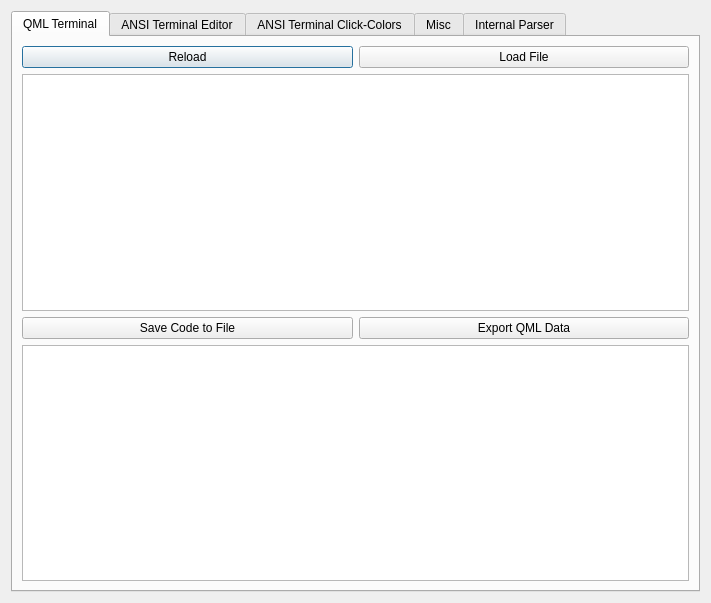
<?xml version="1.0" encoding="UTF-8"?>
<ui version="4.0">
 <class>DeveloperOptions</class>
 <widget class="QDialog" name="DeveloperOptions">
  <property name="geometry">
   <rect>
    <x>0</x>
    <y>0</y>
    <width>711</width>
    <height>603</height>
   </rect>
  </property>
  <property name="windowTitle">
   <string>Developer Options</string>
  </property>
  <property name="sizeGripEnabled">
   <bool>false</bool>
  </property>
  <property name="modal">
   <bool>false</bool>
  </property>
  <layout class="QVBoxLayout" name="verticalLayout_2">
   <item>
    <widget class="QTabWidget" name="tabWidget">
     <property name="currentIndex">
      <number>0</number>
     </property>
     <widget class="QWidget" name="tab_3">
      <attribute name="title">
       <string>QML Terminal</string>
      </attribute>
      <layout class="QGridLayout" name="gridLayout_3">
       <item row="0" column="0">
        <widget class="QPushButton" name="pushButtonQmlReload">
         <property name="toolTip">
          <string>&lt;html&gt;&lt;head/&gt;&lt;body&gt;&lt;p&gt;Reload current file&lt;/p&gt;&lt;/body&gt;&lt;/html&gt;</string>
         </property>
         <property name="text">
          <string>Reload</string>
         </property>
         <property name="icon">
          <iconset resource="../../resources.qrc">
           <normaloff>:/images/icons/reload.png</normaloff>:/images/icons/reload.png</iconset>
         </property>
         <property name="iconSize">
          <size>
           <width>30</width>
           <height>30</height>
          </size>
         </property>
        </widget>
       </item>
       <item row="0" column="1">
        <widget class="QPushButton" name="pushButtonQmlLoad">
         <property name="toolTip">
          <string>&lt;html&gt;&lt;head/&gt;&lt;body&gt;&lt;p&gt;Load qml file&lt;/p&gt;&lt;/body&gt;&lt;/html&gt;</string>
         </property>
         <property name="text">
          <string>Load File</string>
         </property>
         <property name="icon">
          <iconset resource="../../resources.qrc">
           <normaloff>:/images/icons/load.png</normaloff>:/images/icons/load.png</iconset>
         </property>
         <property name="iconSize">
          <size>
           <width>30</width>
           <height>30</height>
          </size>
         </property>
        </widget>
       </item>
       <item row="2" column="0">
        <widget class="QPushButton" name="pushButtonQmlSave">
         <property name="toolTip">
          <string>&lt;html&gt;&lt;head/&gt;&lt;body&gt;&lt;p&gt;Load qml file&lt;/p&gt;&lt;/body&gt;&lt;/html&gt;</string>
         </property>
         <property name="text">
          <string>Save Code to File</string>
         </property>
         <property name="icon">
          <iconset resource="../../resources.qrc">
           <normaloff>:/images/icons/save.png</normaloff>:/images/icons/save.png</iconset>
         </property>
         <property name="iconSize">
          <size>
           <width>30</width>
           <height>30</height>
          </size>
         </property>
        </widget>
       </item>
       <item row="3" column="0" colspan="2">
        <widget class="QPlainTextEdit" name="plainTextEditQmlLog">
         <property name="sizePolicy">
          <sizepolicy hsizetype="Expanding" vsizetype="Expanding">
           <horstretch>0</horstretch>
           <verstretch>0</verstretch>
          </sizepolicy>
         </property>
         <property name="minimumSize">
          <size>
           <width>0</width>
           <height>100</height>
          </size>
         </property>
         <property name="lineWrapMode">
          <enum>QPlainTextEdit::NoWrap</enum>
         </property>
         <property name="readOnly">
          <bool>true</bool>
         </property>
         <property name="placeholderText">
          <string/>
         </property>
        </widget>
       </item>
       <item row="2" column="1">
        <widget class="QPushButton" name="pushButtonQmlExport">
         <property name="toolTip">
          <string>&lt;html&gt;&lt;head/&gt;&lt;body&gt;&lt;p&gt;Export qml file in compressed and encoded format&lt;/p&gt;&lt;/body&gt;&lt;/html&gt;</string>
         </property>
         <property name="text">
          <string>Export QML Data</string>
         </property>
         <property name="icon">
          <iconset resource="../../resources.qrc">
           <normaloff>:/images/icons/send.png</normaloff>:/images/icons/send.png</iconset>
         </property>
         <property name="iconSize">
          <size>
           <width>30</width>
           <height>30</height>
          </size>
         </property>
        </widget>
       </item>
       <item row="1" column="0" colspan="2">
        <widget class="QListWidget" name="listWidgetQMLFiles">
         <property name="selectionMode">
          <enum>QAbstractItemView::SingleSelection</enum>
         </property>
         <property name="textElideMode">
          <enum>Qt::ElideLeft</enum>
         </property>
         <property name="selectionRectVisible">
          <bool>true</bool>
         </property>
        </widget>
       </item>
      </layout>
     </widget>
     <widget class="QWidget" name="tab_2">
      <attribute name="title">
       <string>ANSI Terminal Editor</string>
      </attribute>
      <layout class="QGridLayout" name="gridLayout">
       <item row="0" column="0" colspan="2">
        <layout class="QHBoxLayout" name="horizontalLayout_34">
         <property name="spacing">
          <number>3</number>
         </property>
         <item>
          <widget class="QPushButton" name="pushButtonTerminalDebug">
           <property name="sizePolicy">
            <sizepolicy hsizetype="Preferred" vsizetype="Preferred">
             <horstretch>0</horstretch>
             <verstretch>0</verstretch>
            </sizepolicy>
           </property>
           <property name="toolTip">
            <string>&lt;html&gt;&lt;head/&gt;&lt;body&gt;&lt;p&gt;Debug mode&lt;/p&gt;&lt;/body&gt;&lt;/html&gt;</string>
           </property>
           <property name="text">
            <string>Show Grid and Cursor</string>
           </property>
           <property name="icon">
            <iconset resource="../../resources.qrc">
             <normaloff>:/images/icons/terminalDebug.png</normaloff>:/images/icons/terminalDebug.png</iconset>
           </property>
           <property name="iconSize">
            <size>
             <width>30</width>
             <height>30</height>
            </size>
           </property>
           <property name="checkable">
            <bool>true</bool>
           </property>
          </widget>
         </item>
         <item>
          <widget class="QPushButton" name="pushButtonClearAnsiTerminal">
           <property name="sizePolicy">
            <sizepolicy hsizetype="Preferred" vsizetype="Preferred">
             <horstretch>0</horstretch>
             <verstretch>0</verstretch>
            </sizepolicy>
           </property>
           <property name="toolTip">
            <string>Clear terminal</string>
           </property>
           <property name="text">
            <string>Clear (and show if hidden)</string>
           </property>
           <property name="icon">
            <iconset resource="../../resources.qrc">
             <normaloff>:/images/icons/clear.png</normaloff>:/images/icons/clear.png</iconset>
           </property>
           <property name="iconSize">
            <size>
             <width>30</width>
             <height>30</height>
            </size>
           </property>
          </widget>
         </item>
        </layout>
       </item>
       <item row="1" column="0">
        <widget class="QTextEdit" name="textEditTerminalDebug">
         <property name="sizePolicy">
          <sizepolicy hsizetype="Expanding" vsizetype="Expanding">
           <horstretch>0</horstretch>
           <verstretch>0</verstretch>
          </sizepolicy>
         </property>
         <property name="autoFillBackground">
          <bool>false</bool>
         </property>
         <property name="inputMethodHints">
          <set>Qt::ImhMultiLine</set>
         </property>
         <property name="horizontalScrollBarPolicy">
          <enum>Qt::ScrollBarAlwaysOff</enum>
         </property>
         <property name="acceptRichText">
          <bool>false</bool>
         </property>
         <property name="textInteractionFlags">
          <set>Qt::TextEditorInteraction</set>
         </property>
        </widget>
       </item>
       <item row="1" column="1" rowspan="2">
        <widget class="QListWidget" name="listWidgetTerminalCodeList">
         <property name="sizePolicy">
          <sizepolicy hsizetype="Preferred" vsizetype="Preferred">
           <horstretch>0</horstretch>
           <verstretch>0</verstretch>
          </sizepolicy>
         </property>
         <property name="minimumSize">
          <size>
           <width>0</width>
           <height>0</height>
          </size>
         </property>
         <property name="horizontalScrollBarPolicy">
          <enum>Qt::ScrollBarAlwaysOff</enum>
         </property>
         <property name="sizeAdjustPolicy">
          <enum>QAbstractScrollArea::AdjustToContents</enum>
         </property>
         <item>
          <property name="text">
           <string>2J Clear all</string>
          </property>
         </item>
         <item>
          <property name="text">
           <string>3?m Font color</string>
          </property>
         </item>
         <item>
          <property name="text">
           <string>4?m Back color</string>
          </property>
         </item>
         <item>
          <property name="text">
           <string>0m Reset style</string>
          </property>
         </item>
         <item>
          <property name="text">
           <string>1m Bold</string>
          </property>
         </item>
         <item>
          <property name="text">
           <string>4m Underline</string>
          </property>
         </item>
         <item>
          <property name="text">
           <string>7m Invert colors</string>
          </property>
         </item>
         <item>
          <property name="text">
           <string>A Up</string>
          </property>
         </item>
         <item>
          <property name="text">
           <string>B Down</string>
          </property>
         </item>
         <item>
          <property name="text">
           <string>C Right</string>
          </property>
         </item>
         <item>
          <property name="text">
           <string>D Left</string>
          </property>
         </item>
         <item>
          <property name="text">
           <string>0J Clear down</string>
          </property>
         </item>
         <item>
          <property name="text">
           <string>1J Clear up</string>
          </property>
         </item>
         <item>
          <property name="text">
           <string>2K Clear line</string>
          </property>
         </item>
         <item>
          <property name="text">
           <string>0K Clear line right</string>
          </property>
         </item>
         <item>
          <property name="text">
           <string>1K Clear line left</string>
          </property>
         </item>
         <item>
          <property name="text">
           <string>E Next line</string>
          </property>
         </item>
         <item>
          <property name="text">
           <string>F Previous line</string>
          </property>
         </item>
         <item>
          <property name="text">
           <string>s Save position</string>
          </property>
         </item>
         <item>
          <property name="text">
           <string>u Load position</string>
          </property>
         </item>
         <item>
          <property name="text">
           <string>\n New line</string>
          </property>
         </item>
         <item>
          <property name="text">
           <string>\r Carriage return</string>
          </property>
         </item>
         <item>
          <property name="text">
           <string>\b Backspace</string>
          </property>
         </item>
         <item>
          <property name="text">
           <string>\e Escape</string>
          </property>
         </item>
         <item>
          <property name="text">
           <string>\a Bell</string>
          </property>
         </item>
         <item>
          <property name="text">
           <string>\t Tabulator</string>
          </property>
         </item>
        </widget>
       </item>
       <item row="2" column="0">
        <layout class="QVBoxLayout" name="verticalLayout_3">
         <property name="spacing">
          <number>3</number>
         </property>
         <item>
          <widget class="QPushButton" name="pushButtonTerminalDebugSend">
           <property name="text">
            <string>Apply to terminal</string>
           </property>
           <property name="icon">
            <iconset resource="../../resources.qrc">
             <normaloff>:/images/icons/send.png</normaloff>:/images/icons/send.png</iconset>
           </property>
          </widget>
         </item>
         <item>
          <widget class="QPushButton" name="pushButtonTerminalDebugShift">
           <property name="text">
            <string>Shift position command</string>
           </property>
           <property name="icon">
            <iconset resource="../../resources.qrc">
             <normaloff>:/images/icons/deltaY.png</normaloff>:/images/icons/deltaY.png</iconset>
           </property>
          </widget>
         </item>
         <item>
          <widget class="QPushButton" name="pushButtonTerminalInputCopy">
           <property name="sizePolicy">
            <sizepolicy hsizetype="Preferred" vsizetype="Preferred">
             <horstretch>0</horstretch>
             <verstretch>0</verstretch>
            </sizepolicy>
           </property>
           <property name="text">
            <string>Copy to use in firmware</string>
           </property>
           <property name="icon">
            <iconset resource="../../resources.qrc">
             <normaloff>:/images/icons/copy.png</normaloff>:/images/icons/copy.png</iconset>
           </property>
          </widget>
         </item>
         <item>
          <widget class="QPushButton" name="pushButtonTerminalInputClear">
           <property name="sizePolicy">
            <sizepolicy hsizetype="Preferred" vsizetype="Preferred">
             <horstretch>0</horstretch>
             <verstretch>0</verstretch>
            </sizepolicy>
           </property>
           <property name="text">
            <string>Clear text</string>
           </property>
           <property name="icon">
            <iconset resource="../../resources.qrc">
             <normaloff>:/images/icons/clear.png</normaloff>:/images/icons/clear.png</iconset>
           </property>
          </widget>
         </item>
        </layout>
       </item>
      </layout>
     </widget>
     <widget class="QWidget" name="tab">
      <attribute name="title">
       <string>ANSI Terminal Click-Colors</string>
      </attribute>
      <layout class="QVBoxLayout" name="verticalLayout">
       <item>
        <widget class="QLabel" name="label_12">
         <property name="sizePolicy">
          <sizepolicy hsizetype="Preferred" vsizetype="Maximum">
           <horstretch>0</horstretch>
           <verstretch>0</verstretch>
          </sizepolicy>
         </property>
         <property name="text">
          <string>Clickable colors</string>
         </property>
        </widget>
       </item>
       <item>
        <layout class="QHBoxLayout" name="horizontalLayout">
         <item>
          <widget class="QLabel" name="label">
           <property name="text">
            <string>Mode: </string>
           </property>
          </widget>
         </item>
         <item>
          <widget class="QComboBox" name="comboBoxTerminalColorListMode">
           <property name="sizePolicy">
            <sizepolicy hsizetype="Expanding" vsizetype="Fixed">
             <horstretch>0</horstretch>
             <verstretch>0</verstretch>
            </sizepolicy>
           </property>
           <item>
            <property name="text">
             <string>BlackList</string>
            </property>
           </item>
           <item>
            <property name="text">
             <string>AllowedList</string>
            </property>
           </item>
          </widget>
         </item>
        </layout>
       </item>
       <item>
        <widget class="QListWidget" name="listWidgetTerminalBlacklist">
         <property name="sizePolicy">
          <sizepolicy hsizetype="Preferred" vsizetype="Expanding">
           <horstretch>0</horstretch>
           <verstretch>0</verstretch>
          </sizepolicy>
         </property>
         <property name="maximumSize">
          <size>
           <width>16777215</width>
           <height>16777215</height>
          </size>
         </property>
         <property name="verticalScrollBarPolicy">
          <enum>Qt::ScrollBarAlwaysOn</enum>
         </property>
         <property name="horizontalScrollBarPolicy">
          <enum>Qt::ScrollBarAlwaysOff</enum>
         </property>
         <property name="editTriggers">
          <set>QAbstractItemView::NoEditTriggers</set>
         </property>
         <property name="selectionMode">
          <enum>QAbstractItemView::MultiSelection</enum>
         </property>
         <property name="layoutMode">
          <enum>QListView::SinglePass</enum>
         </property>
         <property name="sortingEnabled">
          <bool>false</bool>
         </property>
        </widget>
       </item>
       <item>
        <widget class="QLineEdit" name="lineEditTerminalBlacklist">
         <property name="sizePolicy">
          <sizepolicy hsizetype="Preferred" vsizetype="Maximum">
           <horstretch>0</horstretch>
           <verstretch>0</verstretch>
          </sizepolicy>
         </property>
         <property name="styleSheet">
          <string notr="true"/>
         </property>
         <property name="placeholderText">
          <string>Add by code (press enter to add)</string>
         </property>
         <property name="clearButtonEnabled">
          <bool>true</bool>
         </property>
        </widget>
       </item>
       <item>
        <layout class="QHBoxLayout" name="horizontalLayout_17">
         <item>
          <widget class="QPushButton" name="pushButtonTerminalBlacklisAddSelect">
           <property name="sizePolicy">
            <sizepolicy hsizetype="Preferred" vsizetype="Maximum">
             <horstretch>0</horstretch>
             <verstretch>0</verstretch>
            </sizepolicy>
           </property>
           <property name="maximumSize">
            <size>
             <width>16777215</width>
             <height>16777215</height>
            </size>
           </property>
           <property name="toolTip">
            <string>Add color</string>
           </property>
           <property name="text">
            <string>Pick Color</string>
           </property>
           <property name="icon">
            <iconset resource="../../resources.qrc">
             <normaloff>:/images/icons/plus.png</normaloff>:/images/icons/plus.png</iconset>
           </property>
          </widget>
         </item>
         <item>
          <widget class="QPushButton" name="pushButtonTerminalBlacklistClear">
           <property name="sizePolicy">
            <sizepolicy hsizetype="Preferred" vsizetype="Maximum">
             <horstretch>0</horstretch>
             <verstretch>0</verstretch>
            </sizepolicy>
           </property>
           <property name="toolTip">
            <string>Delete selected color</string>
           </property>
           <property name="text">
            <string>Remove selected</string>
           </property>
           <property name="icon">
            <iconset resource="../../resources.qrc">
             <normaloff>:/images/icons/minus.png</normaloff>:/images/icons/minus.png</iconset>
           </property>
          </widget>
         </item>
        </layout>
       </item>
       <item>
        <widget class="QPushButton" name="pushButtonTerminalBlacklistCopy">
         <property name="sizePolicy">
          <sizepolicy hsizetype="Preferred" vsizetype="Maximum">
           <horstretch>0</horstretch>
           <verstretch>0</verstretch>
          </sizepolicy>
         </property>
         <property name="toolTip">
          <string>Copy list of colors</string>
         </property>
         <property name="text">
          <string>Copy command to clipboard  (to use in firmware)</string>
         </property>
         <property name="icon">
          <iconset resource="../../resources.qrc">
           <normaloff>:/images/icons/copy.png</normaloff>:/images/icons/copy.png</iconset>
         </property>
        </widget>
       </item>
      </layout>
     </widget>
     <widget class="QWidget" name="tab_4">
      <attribute name="title">
       <string>Misc</string>
      </attribute>
      <layout class="QVBoxLayout" name="verticalLayout_5">
       <item>
        <widget class="QGroupBox" name="groupBox">
         <property name="title">
          <string>Connection</string>
         </property>
         <layout class="QGridLayout" name="gridLayout_2">
          <item row="0" column="0">
           <widget class="QCheckBox" name="checkBoxClearOnReconnect">
            <property name="toolTip">
             <string>&lt;html&gt;&lt;head/&gt;&lt;body&gt;&lt;p&gt;Clear graph after connecting&lt;/p&gt;&lt;/body&gt;&lt;/html&gt;</string>
            </property>
            <property name="text">
             <string>Clear on reconnect</string>
            </property>
            <property name="checked">
             <bool>true</bool>
            </property>
           </widget>
          </item>
          <item row="0" column="1">
           <widget class="QCheckBox" name="checkBoxEchoReply">
            <property name="toolTip">
             <string>Enable responding to echo command</string>
            </property>
            <property name="text">
             <string>Reply to echo</string>
            </property>
            <property name="checked">
             <bool>true</bool>
            </property>
           </widget>
          </item>
          <item row="1" column="0">
           <widget class="QCheckBox" name="checkBoxAutoAutoSet">
            <property name="toolTip">
             <string>&lt;html&gt;&lt;head/&gt;&lt;body&gt;&lt;p&gt;Do autoset function after first data for channel 1 is received&lt;/p&gt;&lt;/body&gt;&lt;/html&gt;</string>
            </property>
            <property name="text">
             <string>Autoset on reconnect</string>
            </property>
            <property name="checked">
             <bool>true</bool>
            </property>
           </widget>
          </item>
          <item row="1" column="1">
           <widget class="QCheckBox" name="checkBoxFreezeSafe">
            <property name="toolTip">
             <string>If there is too much text printed to console or serial monitor, it will be disabled.</string>
            </property>
            <property name="text">
             <string>Prevent freezing</string>
            </property>
            <property name="checked">
             <bool>true</bool>
            </property>
           </widget>
          </item>
          <item row="2" column="0" colspan="2">
           <layout class="QHBoxLayout" name="horizontalLayout_4">
            <item>
             <widget class="QLabel" name="label_2">
              <property name="text">
               <string>Send after reconnect:</string>
              </property>
             </widget>
            </item>
            <item>
             <widget class="QLineEdit" name="lineEditResetCmd">
              <property name="toolTip">
               <string>If reset command is set, it will be sent to device on connect.</string>
              </property>
              <property name="text">
               <string/>
              </property>
              <property name="placeholderText">
               <string/>
              </property>
             </widget>
            </item>
           </layout>
          </item>
          <item row="3" column="0" colspan="2">
           <layout class="QHBoxLayout" name="horizontalLayout_3">
            <item>
             <widget class="QPushButton" name="pushButtonViewBuffer">
              <property name="toolTip">
               <string>&lt;html&gt;&lt;head/&gt;&lt;body&gt;&lt;p&gt;Print buffer content into the information console&lt;/p&gt;&lt;/body&gt;&lt;/html&gt;</string>
              </property>
              <property name="text">
               <string>Show Buffer Content</string>
              </property>
              <property name="icon">
               <iconset resource="../../resources.qrc">
                <normaloff>:/images/icons/viewBuffer.png</normaloff>:/images/icons/viewBuffer.png</iconset>
              </property>
              <property name="iconSize">
               <size>
                <width>30</width>
                <height>30</height>
               </size>
              </property>
             </widget>
            </item>
            <item>
             <widget class="QPushButton" name="pushButtonClearBuffer">
              <property name="toolTip">
               <string>Clear buffer</string>
              </property>
              <property name="text">
               <string>Clear Buffer</string>
              </property>
              <property name="icon">
               <iconset resource="../../resources.qrc">
                <normaloff>:/images/icons/clearBuffer.png</normaloff>:/images/icons/clearBuffer.png</iconset>
              </property>
              <property name="iconSize">
               <size>
                <width>30</width>
                <height>30</height>
               </size>
              </property>
             </widget>
            </item>
           </layout>
          </item>
         </layout>
        </widget>
       </item>
       <item>
        <widget class="QGroupBox" name="groupBox_2">
         <property name="title">
          <string>Graph</string>
         </property>
         <layout class="QVBoxLayout" name="verticalLayout_4">
          <item>
           <widget class="QCheckBox" name="checkBoxTriggerLineEn">
            <property name="toolTip">
             <string>&lt;html&gt;&lt;head/&gt;&lt;body&gt;&lt;p&gt;Trigger line can be controlled by commands from device to show level at which the trigger is set.&lt;/p&gt;&lt;p&gt;Unchecked: line is not shown&lt;/p&gt;&lt;p&gt;Checked: line is always shown&lt;/p&gt;&lt;p&gt;Partially checked (square): line is shown temporarily after level changes&lt;/p&gt;&lt;/body&gt;&lt;/html&gt;</string>
            </property>
            <property name="text">
             <string>Enable trigger line (controlled by device)</string>
            </property>
            <property name="tristate">
             <bool>true</bool>
            </property>
           </widget>
          </item>
          <item>
           <widget class="QCheckBox" name="checkBoxMouseControls">
            <property name="toolTip">
             <string>&lt;html&gt;&lt;head/&gt;&lt;body&gt;&lt;p&gt;Show sample value when mouse cursor is near,set cursors by clicking on graph, mouse-drag cursors a zero-lines of channels.&lt;/p&gt;&lt;/body&gt;&lt;/html&gt;</string>
            </property>
            <property name="text">
             <string>Mouse interactions</string>
            </property>
            <property name="checked">
             <bool>true</bool>
            </property>
           </widget>
          </item>
          <item>
           <widget class="QCheckBox" name="checkBoxSelUnused">
            <property name="toolTip">
             <string>&lt;html&gt;&lt;head/&gt;&lt;body&gt;&lt;p&gt;Normaly, only nonempty channel are shown in channel selection, this allows to show all available channels.&lt;/p&gt;&lt;/body&gt;&lt;/html&gt;</string>
            </property>
            <property name="text">
             <string>Allow selecting unused channels</string>
            </property>
           </widget>
          </item>
          <item>
           <layout class="QHBoxLayout" name="horizontalLayout_2">
            <item>
             <widget class="QPushButton" name="pushButtonClearAll">
              <property name="sizePolicy">
               <sizepolicy hsizetype="Preferred" vsizetype="Preferred">
                <horstretch>0</horstretch>
                <verstretch>0</verstretch>
               </sizepolicy>
              </property>
              <property name="toolTip">
               <string>&lt;html&gt;&lt;head/&gt;&lt;body&gt;&lt;p&gt;Erase data in main plot&lt;/p&gt;&lt;/body&gt;&lt;/html&gt;</string>
              </property>
              <property name="text">
               <string>Clear all</string>
              </property>
             </widget>
            </item>
            <item>
             <spacer name="horizontalSpacer_13">
              <property name="orientation">
               <enum>Qt::Horizontal</enum>
              </property>
              <property name="sizeHint" stdset="0">
               <size>
                <width>40</width>
                <height>20</height>
               </size>
              </property>
             </spacer>
            </item>
            <item>
             <widget class="QComboBox" name="comboBoxChClear">
              <property name="sizePolicy">
               <sizepolicy hsizetype="Preferred" vsizetype="Preferred">
                <horstretch>0</horstretch>
                <verstretch>0</verstretch>
               </sizepolicy>
              </property>
              <property name="toolTip">
               <string>&lt;html&gt;&lt;head/&gt;&lt;body&gt;&lt;p&gt;Graph to be cleared&lt;/p&gt;&lt;/body&gt;&lt;/html&gt;</string>
              </property>
              <property name="maxVisibleItems">
               <number>1000</number>
              </property>
             </widget>
            </item>
            <item>
             <widget class="QPushButton" name="pushButtonClearGraph">
              <property name="sizePolicy">
               <sizepolicy hsizetype="Minimum" vsizetype="Preferred">
                <horstretch>0</horstretch>
                <verstretch>0</verstretch>
               </sizepolicy>
              </property>
              <property name="toolTip">
               <string>&lt;html&gt;&lt;head/&gt;&lt;body&gt;&lt;p&gt;Clear one graph&lt;/p&gt;&lt;/body&gt;&lt;/html&gt;</string>
              </property>
              <property name="text">
               <string>Clear</string>
              </property>
             </widget>
            </item>
           </layout>
          </item>
         </layout>
        </widget>
       </item>
       <item>
        <widget class="QGroupBox" name="groupBox_3">
         <property name="title">
          <string>FFT</string>
         </property>
         <layout class="QHBoxLayout" name="horizontalLayout_5">
          <item>
           <widget class="QCheckBox" name="checkBoxFFTZeroCenter">
            <property name="enabled">
             <bool>false</bool>
            </property>
            <property name="toolTip">
             <string>&lt;html&gt;&lt;head/&gt;&lt;body&gt;&lt;p&gt;Show from -f&lt;span style=&quot; vertical-align:sub;&quot;&gt;s&lt;/span&gt;/2 to f&lt;span style=&quot; vertical-align:sub;&quot;&gt;s&lt;/span&gt;/2&lt;/p&gt;&lt;/body&gt;&lt;/html&gt;</string>
            </property>
            <property name="text">
             <string>Zero-centered</string>
            </property>
            <property name="checked">
             <bool>true</bool>
            </property>
           </widget>
          </item>
          <item>
           <widget class="QCheckBox" name="checkBoxFFTTwoSided">
            <property name="toolTip">
             <string>&lt;html&gt;&lt;head/&gt;&lt;body&gt;&lt;p&gt;Show from 0 to f&lt;span style=&quot; vertical-align:sub;&quot;&gt;s &lt;/span&gt; instead of only f&lt;span style=&quot; vertical-align:sub;&quot;&gt;s&lt;/span&gt;/2&lt;/p&gt;&lt;/body&gt;&lt;/html&gt;</string>
            </property>
            <property name="text">
             <string>Two-sided</string>
            </property>
            <property name="tristate">
             <bool>false</bool>
            </property>
           </widget>
          </item>
         </layout>
        </widget>
       </item>
       <item>
        <widget class="QPushButton" name="pushButtonOpenConfig">
         <property name="text">
          <string>Open Config Folder (not possible on some platforms)</string>
         </property>
        </widget>
       </item>
       <item>
        <spacer name="verticalSpacer">
         <property name="orientation">
          <enum>Qt::Vertical</enum>
         </property>
         <property name="sizeHint" stdset="0">
          <size>
           <width>20</width>
           <height>40</height>
          </size>
         </property>
        </spacer>
       </item>
      </layout>
     </widget>
     <widget class="QWidget" name="tab_5">
      <attribute name="title">
       <string>Internal Parser</string>
      </attribute>
      <layout class="QVBoxLayout" name="verticalLayout_6">
       <item>
        <widget class="QPlainTextEdit" name="plainTextEditConsole_2">
         <property name="sizePolicy">
          <sizepolicy hsizetype="Expanding" vsizetype="Expanding">
           <horstretch>0</horstretch>
           <verstretch>0</verstretch>
          </sizepolicy>
         </property>
         <property name="font">
          <font>
           <strikeout>false</strikeout>
          </font>
         </property>
         <property name="verticalScrollBarPolicy">
          <enum>Qt::ScrollBarAlwaysOn</enum>
         </property>
         <property name="sizeAdjustPolicy">
          <enum>QAbstractScrollArea::AdjustToContents</enum>
         </property>
         <property name="undoRedoEnabled">
          <bool>false</bool>
         </property>
         <property name="lineWrapMode">
          <enum>QPlainTextEdit::NoWrap</enum>
         </property>
         <property name="readOnly">
          <bool>true</bool>
         </property>
         <property name="plainText">
          <string notr="true"/>
         </property>
         <property name="centerOnScroll">
          <bool>false</bool>
         </property>
        </widget>
       </item>
       <item>
        <layout class="QHBoxLayout" name="horizontalLayout_10">
         <property name="spacing">
          <number>3</number>
         </property>
         <item>
          <widget class="QLineEdit" name="lineEditManualInput">
           <property name="sizePolicy">
            <sizepolicy hsizetype="Expanding" vsizetype="Preferred">
             <horstretch>0</horstretch>
             <verstretch>0</verstretch>
            </sizepolicy>
           </property>
           <property name="font">
            <font/>
           </property>
           <property name="frame">
            <bool>true</bool>
           </property>
           <property name="placeholderText">
            <string>Manual input</string>
           </property>
           <property name="clearButtonEnabled">
            <bool>true</bool>
           </property>
          </widget>
         </item>
         <item>
          <widget class="QPushButton" name="pushButtonSendManual">
           <property name="enabled">
            <bool>true</bool>
           </property>
           <property name="sizePolicy">
            <sizepolicy hsizetype="Preferred" vsizetype="Preferred">
             <horstretch>0</horstretch>
             <verstretch>0</verstretch>
            </sizepolicy>
           </property>
           <property name="maximumSize">
            <size>
             <width>16777215</width>
             <height>16777215</height>
            </size>
           </property>
           <property name="toolTip">
            <string>&lt;html&gt;&lt;head/&gt;&lt;body&gt;&lt;p&gt;Send&lt;/p&gt;&lt;/body&gt;&lt;/html&gt;</string>
           </property>
           <property name="text">
            <string/>
           </property>
           <property name="icon">
            <iconset resource="../../resources.qrc">
             <normaloff>:/images/icons/send.png</normaloff>:/images/icons/send.png</iconset>
           </property>
          </widget>
         </item>
        </layout>
       </item>
       <item>
        <layout class="QHBoxLayout" name="horizontalLayout_31">
         <property name="spacing">
          <number>3</number>
         </property>
         <item>
          <widget class="QPushButton" name="pushButtonViewBuffer_2">
           <property name="toolTip">
            <string>Print manual input buffer</string>
           </property>
           <property name="text">
            <string/>
           </property>
           <property name="icon">
            <iconset resource="../../resources.qrc">
             <normaloff>:/images/icons/viewBuffer.png</normaloff>:/images/icons/viewBuffer.png</iconset>
           </property>
           <property name="iconSize">
            <size>
             <width>30</width>
             <height>30</height>
            </size>
           </property>
          </widget>
         </item>
         <item>
          <widget class="QPushButton" name="pushButtonClearBuffer_2">
           <property name="toolTip">
            <string>Clear manual input buffer</string>
           </property>
           <property name="text">
            <string/>
           </property>
           <property name="icon">
            <iconset resource="../../resources.qrc">
             <normaloff>:/images/icons/clearBuffer.png</normaloff>:/images/icons/clearBuffer.png</iconset>
           </property>
           <property name="iconSize">
            <size>
             <width>30</width>
             <height>30</height>
            </size>
           </property>
          </widget>
         </item>
         <item>
          <widget class="QPushButton" name="pushButtonClearReceivedList_2">
           <property name="toolTip">
            <string>&lt;html&gt;&lt;head/&gt;&lt;body&gt;&lt;p&gt;Clear console&lt;/p&gt;&lt;/body&gt;&lt;/html&gt;</string>
           </property>
           <property name="text">
            <string/>
           </property>
           <property name="icon">
            <iconset resource="../../resources.qrc">
             <normaloff>:/images/icons/clear.png</normaloff>:/images/icons/clear.png</iconset>
           </property>
           <property name="iconSize">
            <size>
             <width>30</width>
             <height>30</height>
            </size>
           </property>
          </widget>
         </item>
         <item>
          <widget class="QPushButton" name="pushButtonScrollDown_2">
           <property name="minimumSize">
            <size>
             <width>0</width>
             <height>0</height>
            </size>
           </property>
           <property name="toolTip">
            <string>&lt;html&gt;&lt;head/&gt;&lt;body&gt;&lt;p&gt;Autoscroll&lt;/p&gt;&lt;/body&gt;&lt;/html&gt;</string>
           </property>
           <property name="text">
            <string/>
           </property>
           <property name="icon">
            <iconset resource="../../resources.qrc">
             <normaloff>:/images/icons/scrollDown.png</normaloff>:/images/icons/scrollDown.png</iconset>
           </property>
           <property name="iconSize">
            <size>
             <width>30</width>
             <height>30</height>
            </size>
           </property>
          </widget>
         </item>
        </layout>
       </item>
      </layout>
     </widget>
    </widget>
   </item>
  </layout>
 </widget>
 <resources>
  <include location="../../resources.qrc"/>
 </resources>
 <connections>
  <connection>
   <sender>pushButtonClearReceivedList_2</sender>
   <signal>clicked()</signal>
   <receiver>plainTextEditConsole_2</receiver>
   <slot>clear()</slot>
   <hints>
    <hint type="sourcelabel">
     <x>521</x>
     <y>581</y>
    </hint>
    <hint type="destinationlabel">
     <x>269</x>
     <y>387</y>
    </hint>
   </hints>
  </connection>
  <connection>
   <sender>pushButtonTerminalInputClear</sender>
   <signal>clicked()</signal>
   <receiver>textEditTerminalDebug</receiver>
   <slot>clear()</slot>
   <hints>
    <hint type="sourcelabel">
     <x>245</x>
     <y>569</y>
    </hint>
    <hint type="destinationlabel">
     <x>158</x>
     <y>387</y>
    </hint>
   </hints>
  </connection>
 </connections>
</ui>
